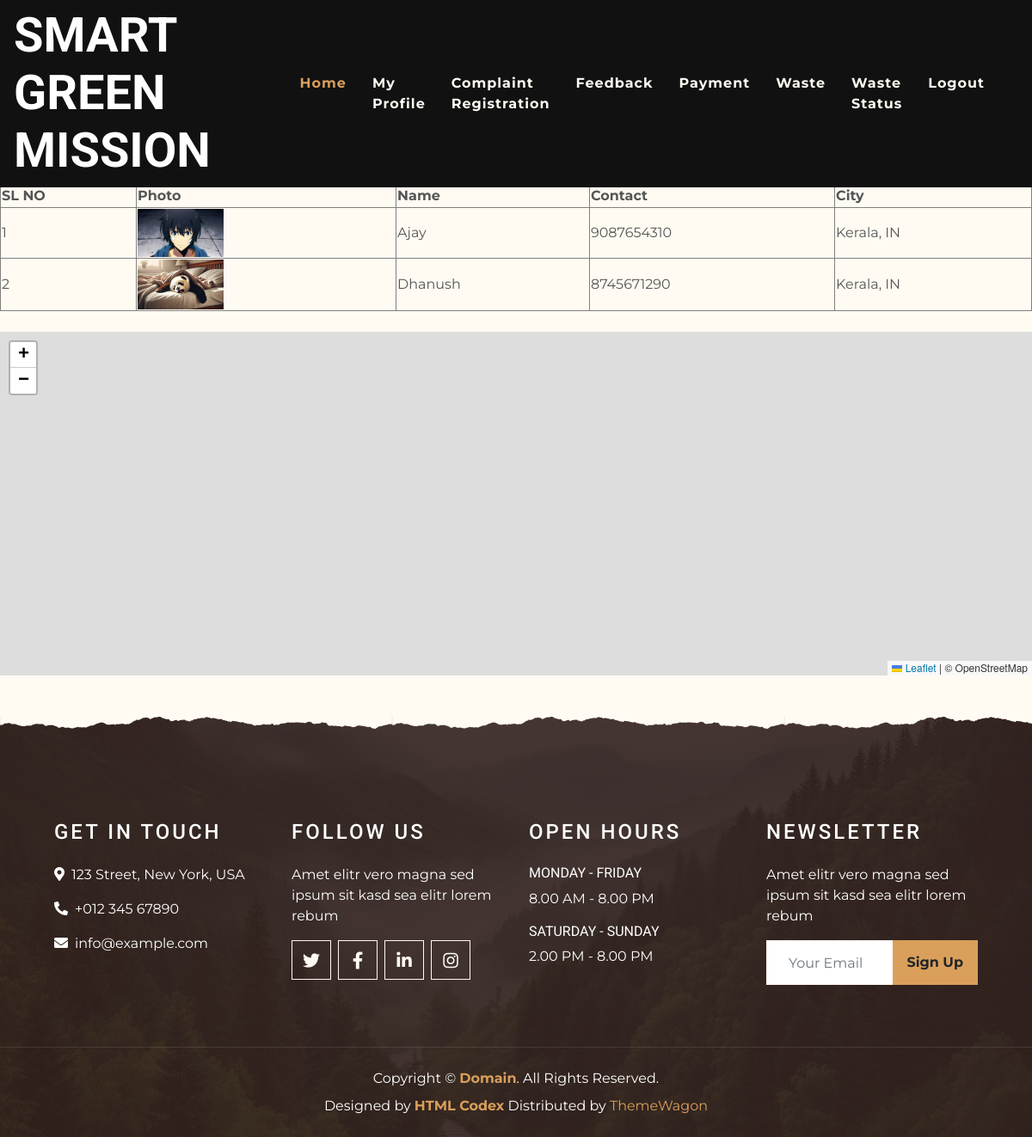
The page /User/viewwardworker/ (signed in) on the database its author committed.
### Guest/models.py (models this page shows)
class tbl_worker(models.Model):
    worker_name=models.CharField(max_length=50)
    worker_email=models.CharField(max_length=50)
    worker_contact=models.CharField(max_length=50)
    worker_address=models.CharField(max_length=50)
    worker_photo=models.FileField(upload_to='Assets/workerDocs/')
    worker_password=models.CharField(max_length=50)
    worker_proof=models.FileField(upload_to='Assets/workerDocs/')
    worker_status=models.IntegerField(default=0)
    worker_latitude=models.CharField(max_length=50,null=True)
    worker_longitude=models.CharField(max_length=50,null=True)
    worker_curr_city=models.CharField(max_length=50,null=True)

### User/views.py (the view)
# urls.py: path('viewwardworker/',views.viewwardworker,name="viewwardworker"),
def viewwardworker(request):
    user = tbl_user.objects.get(id=request.session['uid'])
    assignments = tbl_assignward.objects.filter(ward_id=user.ward_id)
    workers = tbl_worker.objects.filter(
        id__in=assignments.values_list('worker_id', flat=True)
    )
    return render(request,'User/ViewWardWorker.html',{'data':workers})

### User/Templates/User/ViewWardWorker.html (shortened to what this page needs)
{% extends 'User/Head.html' %}
{% block content %}
<h2>Ward Workers</h2>
<table border="1" width="100%">
    <tr>
        <th>SL NO</th>
        <th>Photo</th>
        <th>Name</th>
        <th>Contact</th>
        <th>City</th>
    </tr>
    {% for i in data %}
    <tr>
        <td>{{ forloop.counter }}</td>
        <td>
            <img src="{{ i.worker_photo.url }}" width="100px">
        </td>
        <td>{{ i.worker_name }}</td>
        <td>{{ i.worker_contact }}</td>
        <td>{{ i.worker_curr_city }}</td>
    </tr>
    {% endfor %}
</table>
<br>
<link rel="stylesheet" href="https://unpkg.com/leaflet.markercluster/dist/MarkerCluster.css" />
<div id="map" style="height: 400px; width: 100%;"></div>
<link rel="stylesheet"
      href="https://unpkg.com/leaflet@1.9.4/dist/leaflet.css"/>
<link rel="stylesheet"
      href="https://unpkg.com/leaflet.markercluster/dist/MarkerCluster.css"/>
<link rel="stylesheet"
      href="https://unpkg.com/leaflet.markercluster/dist/MarkerCluster.Default.css"/>
{% endblock content %}

### rows shown on the page
tbl_worker: worker_photo (picture), worker_name "Ajay", worker_contact "9087654310", worker_curr_city "Kerala, IN"
tbl_worker: worker_photo (picture), worker_name "Dhanush", worker_contact "8745671290", worker_curr_city "Kerala, IN"
